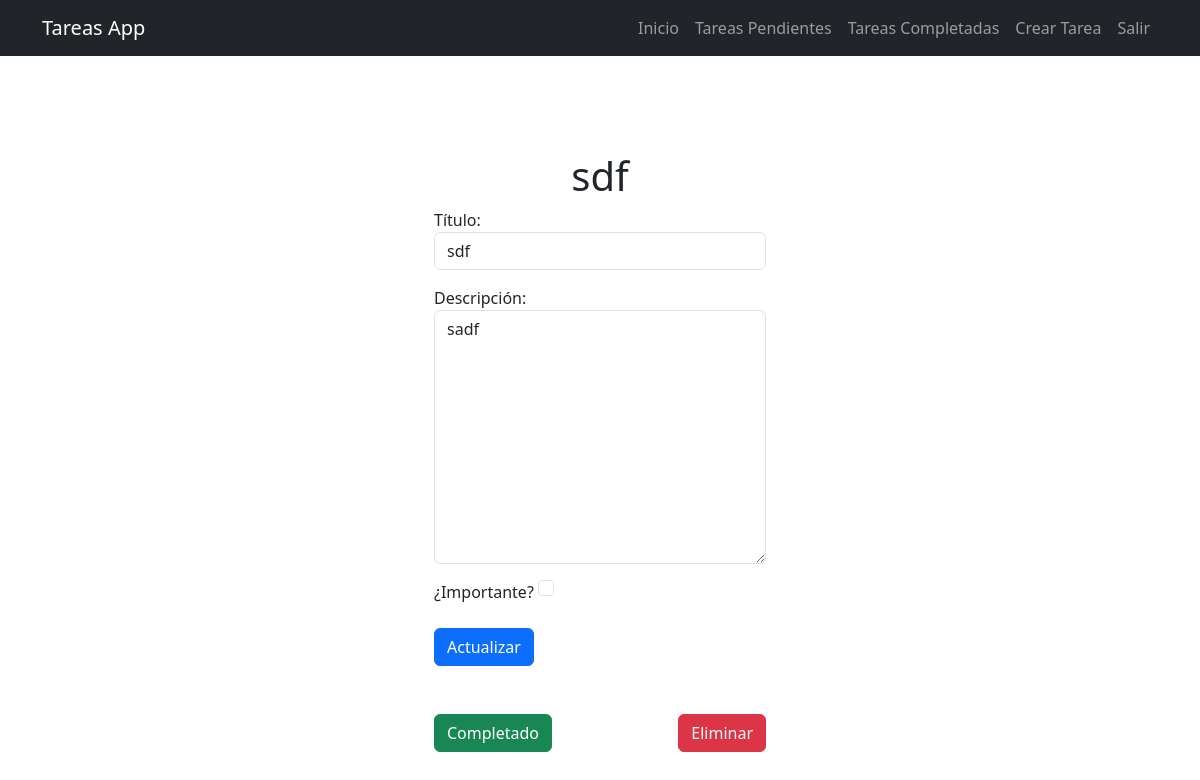
/tasks/4/ (signed in), run on an earlier commit of the app's database.
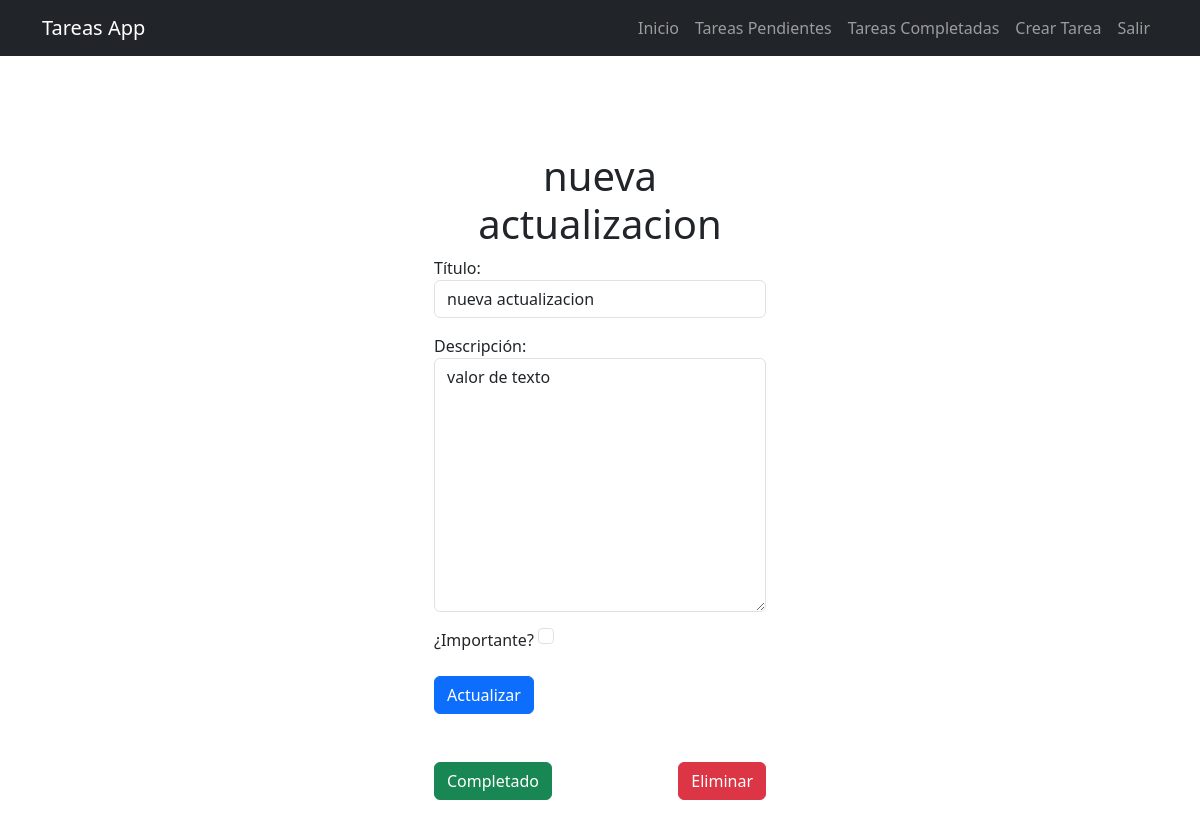
And on a later commit of the database.
### tasks/models.py (models this page shows, shortened)
class Task(models.Model):
    title = models.CharField(max_length=200)
    description = models.TextField(blank=True)
    created = models.DateTimeField(auto_now_add=True)
    datecompleted = models.DateTimeField(null=True, blank=True)
    important = models.BooleanField(default=False)
    user = models.ForeignKey(User, on_delete=models.CASCADE)

### tasks/views.py (the view, shortened to what this page needs)
# urls.py: path('tasks/<int:task_id>/', task_detail, name='task_detail'),
@login_required
def task_detail(request, task_id):
    if request.method=='GET':
        task=get_object_or_404(Task, pk=task_id, user=request.user)
        form=TaskForm(instance=task)
        return render(request, 'task_detail.html', {'task':task, 'form':form})

### tasks/forms.py
class TaskForm(forms.ModelForm):
    class Meta:
        model = Task
        fields = ['title', 'description', 'important']
        labels = {
            'title': 'Título',
            'description': 'Descripción',
            'important': '¿Importante?',
        }
        widgets={
            'title': forms.TextInput(attrs={'class': 'form-control mb-3', 'placeholder': 'Escriba el título de la tarea'}),
            'description': forms.Textarea(attrs={'class': 'form-control mb-3', 'placeholder': 'Escriba una descripción para la tarea'}),
            'important': forms.CheckboxInput(attrs={'class': 'form-check-input m-auto mb-3'}),
        }

### tasks/templates/task_detail.html (shortened to what this page needs)
{% extends "base.html" %}
{% block content %}
<main class="container p-5">
    <div class="row">
        <div class="col-md-4 offset-md-4 mt-5">
            <h1 class="text-center">{{task.title}}</h1>
            <form method="POST">
                {{form.as_p}}
                <button class="btn btn-primary">Actualizar</button>
            </form>
            <div class="mt-5 d-flex justify-content-between">
                <form action="{% url 'complete_task' task.id %}" method="POST">
                    <button class="btn btn-success">Completado</button>
                </form>
                <form action="{% url 'delete_task' task.id %}" method="POST">
                    <button class="btn btn-danger">Eliminar</button>
                </form>
            </div>
        </div>
    </div>
</main>
{% endblock content %}

### tasks/templates/base.html (shortened to what this page needs)
<!doctype html>
<html lang="en">
  <head>
    <link rel="stylesheet" href="https://cdn.jsdelivr.net/npm/bootstrap@5.3.8/dist/css/bootstrap.min.css">
  </head>
  <body>
    <nav class="navbar navbar-expand-lg  bg-dark navbar-dark">
  <div class="container">
    <a class="navbar-brand" href="{% url 'home' %}">Tareas App</a>
    <div class="collapse navbar-collapse" id="navbarNav">
      <ul class="navbar-nav ms-auto">
          <li class="nav-item">
            <a class="nav-link" href="{% url 'home' %}">Inicio</a></li>
          {% if user.is_authenticated %}
          <li class="nav-item">
            <a class="nav-link" href="{% url 'tasks' %}">Tareas Pendientes</a></li>
          <li class="nav-item">
            <a class="nav-link" href="{% url 'tasks_completed' %}">Tareas Completadas</a></li>
          <li class="nav-item">
            <a class="nav-link" href="{% url 'create_task' %}">Crear Tarea</a></li>
          <li class="nav-item">
            <a class="nav-link" href="{% url 'logout' %}">Salir</a></li>
          {% else %}
          <li class="nav-item">
            <a class="nav-link" href="{% url 'signin' %}">Iniciar Sesión</a></li>
          <li class="nav-item">
            <a class="nav-link" href="{% url 'signup' %}">Registrar</a>
          </li>
          {% endif %}
      </ul>
    </div>
  </div>
</nav>
    {% block content %}
    {% endblock content %}
  </body>
</html>

What changed in the data, as far as the page shows it:
changed Task: title "sdf" → "nueva actualizacion"; description "sadf" → "valor de texto"
